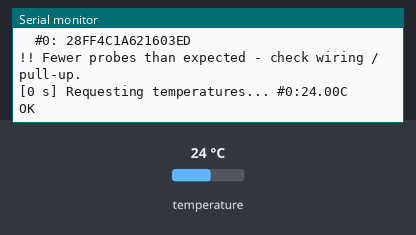
Simulated run of this sketch. Board: ESP32. On the bench: the last lines printed to the serial monitor. Inputs (shaded band) come from the test bench; at power-on: temperature 24 °C.

Above: at 1.5 s.
1.6 s: temperature set to 12 °C
At 3.9 s:
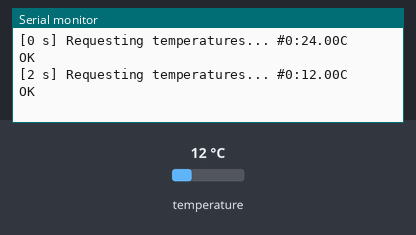
4.6 s: temperature set to 19 °C
At 5.7 s:
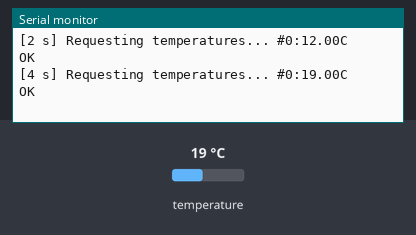
Timing chart, 0 to 7.6 s (numbered marks = the images above; inputs shaded):
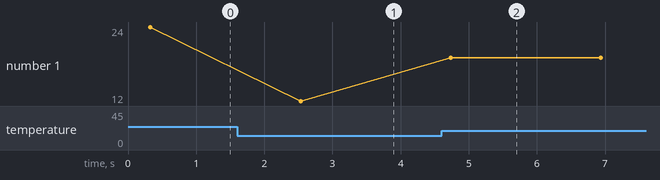

Measured:
- after the input at 1.6 s, the serial monitor: prints a new line after 0.93 s (image 1)
- after the input at 4.6 s, the serial monitor: prints a new line after 0.14 s (image 2)
- plotted number 1: 24 → 12 after the input at 1.6 s, 12 → 19 after the input at 4.6 s

The sketch:

01_ds18b20_floor_array.ino
```cpp
/*
 * ThermoHuddle bench test 01 — DS18B20 floor-temperature array
 * ------------------------------------------------------------
 * Proves: 1-Wire bus enumerates every waterproof floor probe and
 *         returns sane temperatures (expect ~24-38 C at the bench).
 *
 * Wiring:  DS18B20 RED -> 3.3V, BLACK -> GND, YELLOW -> GPIO 4
 *          4.7 kOhm resistor between GPIO 4 and 3.3V (REQUIRED)
 *
 * Pass criteria: every probe found reports a temperature and no
 * DEVICE_DISCONNECTED (-127) errors after 10 s of polling.
 */

#include <OneWire.h>
#include <DallasTemperature.h>

const uint8_t ONE_WIRE_BUS = 4;        // yellow data wire
const uint8_t EXPECTED_PROBES = 4;     // <-- set to your probe count

OneWire oneWire(ONE_WIRE_BUS);
DallasTemperature sensors(&oneWire);

void setup() {
  Serial.begin(115200);
  delay(300);
  Serial.println("\n=== DS18B20 floor array test ===");
  sensors.begin();

  uint8_t found = sensors.getDeviceCount();
  Serial.printf("Probes on bus: %u (expected %u)\n", found, EXPECTED_PROBES);

  // list every address so you can label the probes
  DeviceAddress addr;
  Serial.println("Addresses:");
  for (uint8_t i = 0; i < found; i++) {
    if (sensors.getAddress(addr, i)) {
      Serial.printf("  #%u: ", i);
      for (uint8_t b = 0; b < 8; b++) Serial.printf("%02X", addr[b]);
      Serial.println();
    }
  }
  if (found < EXPECTED_PROBES) {
    Serial.println("!! Fewer probes than expected - check wiring / pull-up.");
  }
  // 10-bit resolution = 0.0625 C steps, 187.5 ms conversion
  sensors.setResolution(10);
}

void loop() {
  Serial.print("[");
  Serial.print(millis() / 1000);
  Serial.print(" s] Requesting temperatures... ");
  sensors.requestTemperatures();              // blocks ~187 ms @10-bit

  bool allOk = true;
  float t;
  for (uint8_t i = 0; i < sensors.getDeviceCount(); i++) {
    t = sensors.getTempCByIndex(i);
    if (t == DEVICE_DISCONNECTED_C) {
      Serial.printf("#%u:DISCONNECTED  ", i);
      allOk = false;
    } else {
      Serial.printf("#%u:%.2fC  ", i, t);
    }
  }
  Serial.println(allOk ? "  OK" : "  FAULT");

  delay(2000);
}
```
